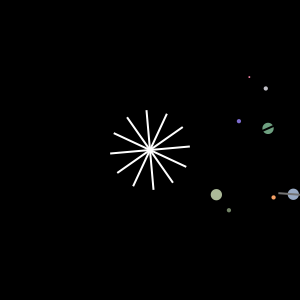
Frame 1 (no input)
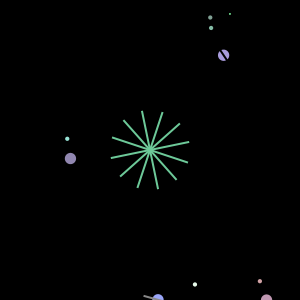
Frame 60 (the mouse pressed at the canvas centre just before this capture)
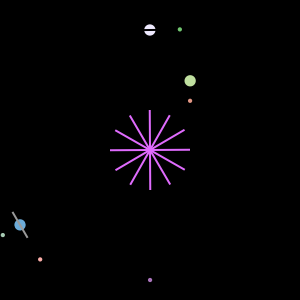
Frame 120 (the mouse held since frame 60 and released just before this capture)

The Processing sketch that drew these frames (run headless with seeded random() and noise(); from frame 60 on, the mouse is pressed at the canvas centre):

// Processing sketch: processing_60861
// ── processing_60861.pde

float r;
float g;
float b;

float sm_size = random(3,5);
float me_size = random(10,15);
float big_size = random(60,90);

void setup() {
    size(300, 300);
    noStroke();
    smooth();
}
 
 
void draw() { 
  ellipseMode(CENTER);
  rectMode(CENTER);
    background(0);    
    translate(width/2, height/2);   
    //ellip(random(150,255),random(150,255),random(150,255));
    pushMatrix();
    rotate((millis() * 0.001 * TWO_PI) * -1); 
    rotate(PI/3.0);
    rect(0,0,2,80); 
    rotate(PI/3.0);
    rect(0,0,2,80); 
    rotate(PI/3.0);
    rect(0,0,2,80); 
    
    rotate(PI/2.0);
    rect(0,0,2,80); 
    rotate(PI/3.0);
    rect(0,0,2,80); 
    rotate(PI/3.0);
    rect(0,0,2,80); 
    popMatrix();
    
    pushMatrix();            //NR 1
      rotate((millis() * 0.001 * TWO_PI / 10.0) * -1); 
      translate(250, 0); 
      ellip_med(random(100,255),random(100,255),random(100,255)); 
        rotate((millis() * 0.001 * TWO_PI) * -1); 
        fill(0);
        rect(0,0,2,30); 
    popMatrix();
    
    pushMatrix();            //NR 2
      rotate(millis()*0.001*PI/1.5);
      translate(80, 0); 
      ellip_med(random(100,255),random(100,255),random(100,255));
      
      pushMatrix();          
        rotate(millis()*0.001*PI/3); 
        translate(20, 0); 
        ellip_mini(random(100,255),random(100,255),random(100,255)); 
      popMatrix();   
      
    popMatrix();
    
    pushMatrix();          //NR 3
      rotate(millis()*0.001*PI/3);
      translate(150, 0); 
      ellip_med(random(100,255),random(100,255),random(100,255));  
        rotate((millis() * 0.001 * TWO_PI) * -1); 
        fill(random(100,255));
        rect(0,0,2,30); 
      pushMatrix();
        rotate((millis() * 0.001 * TWO_PI) * -1);  
        translate(20, 0); 
        ellip_mini(random(100,255),random(100,255),random(100,255)); 
      popMatrix(); 
      
      pushMatrix();
        rotate(millis() * 0.001 * TWO_PI / 10.0);  
        translate(40, 0); 
        ellip_mini(random(100,255),random(100,255),random(100,255)); 
      popMatrix(); 
      
    popMatrix(); 
    
    pushMatrix();            //NR 4
      rotate((millis() * 0.0002 * TWO_PI) ); 
      translate(302, 0); 
      ellip_med(random(0,255),random(100,255),random(100,255)); 
      
      pushMatrix();
        rotate((millis() * 0.001 * TWO_PI) * -1);  
        translate(20, 0); 
        ellip_mini(random(100,255),random(100,255),random(100,255)); 
      popMatrix(); 
      
      pushMatrix();
        rotate(millis() * 0.001 * TWO_PI / 10.0);  
        translate(40, 0); 
        ellip_mini(random(100,255),random(100,255),random(100,255)); 
      popMatrix(); 
      
    popMatrix();
    
    pushMatrix();            //NR 5
      rotate((millis() * 0.001 * TWO_PI / 10.0)); 
      translate(190, 0); 
      ellip_med(random(100,255),random(100,255),random(100,255)); 
      
      pushMatrix();
        rotate((millis() * 0.001 * TWO_PI) * -1);  
        translate(20, 0); 
        ellip_mini(random(100,255),random(100,255),random(100,255)); 
      popMatrix(); 
      
      pushMatrix();
        rotate(millis() * 0.001 * TWO_PI / 10.0);  
        translate(40, 0); 
        ellip_mini(random(100,255),random(100,255),random(100,255)); 
      popMatrix(); 
      
      pushMatrix();
        rotate((millis() * 0.0005 * TWO_PI) * -1);  
        translate(30, 0); 
        ellip_mini(random(100,255),random(100,255),random(100,255)); 
      popMatrix(); 
      
      pushMatrix();
        rotate(millis() * 0.001 * TWO_PI / 5.0);  
        translate(60, 0); 
        ellip_mini(random(100,255),random(100,255),random(100,255)); 
      popMatrix(); 
    popMatrix();
    
    pushMatrix();            //NR 6
      rotate((millis() * 0.001 * TWO_PI / 5.0)); 
      translate(220, 0); 
      ellip_med(random(100,255),random(100,255),random(100,255)); 
        rotate((millis() * 0.001 * TWO_PI) * -1); 
        fill(0);
        rect(0,0,2,30); 
    popMatrix();
    
    pushMatrix();            //NR 7
      rotate((millis() * 0.001 * TWO_PI / 10.0) * -1); 
      translate(120, 0); 
      ellip_med(random(100,255),random(100,255),random(100,255)); 
        rotate((millis() * 0.001 * TWO_PI) * -1); 
        fill(0);
        rect(0,0,2,30); 
        
      pushMatrix();
        rotate((millis() * 0.0005 * TWO_PI) * -1);  
        translate(30, 0); 
        ellip_mini(random(100,255),random(100,255),random(100,255)); 
      popMatrix(); 
      
      pushMatrix();
        rotate(millis() * 0.001 * TWO_PI / 5.0);  
        translate(40, 0); 
        ellip_mini(random(100,255),random(100,255),random(100,255)); 
        
        pushMatrix();
        rotate((millis() * 0.0005 * TWO_PI) * -1); 
        translate(20, 0); 
        fill(random(100,255),random(100,255),random(100,255)); 
        ellipse(0, 0, 2, 2); 
      popMatrix();
        
      popMatrix();
      
    popMatrix(); 
}

void ellip_mini(float r, float g, float b){
   fill(r,g,b);
   ellipse(0, 0, sm_size, sm_size);   
}

void ellip_med(float r, float g, float b){
   fill(r,g,b);
   ellipse(0, 0, me_size, me_size);   
}

void ellip(float r, float g, float b){
   fill(r,g,b);
   ellipse(0, 0, big_size, big_size);   
}
